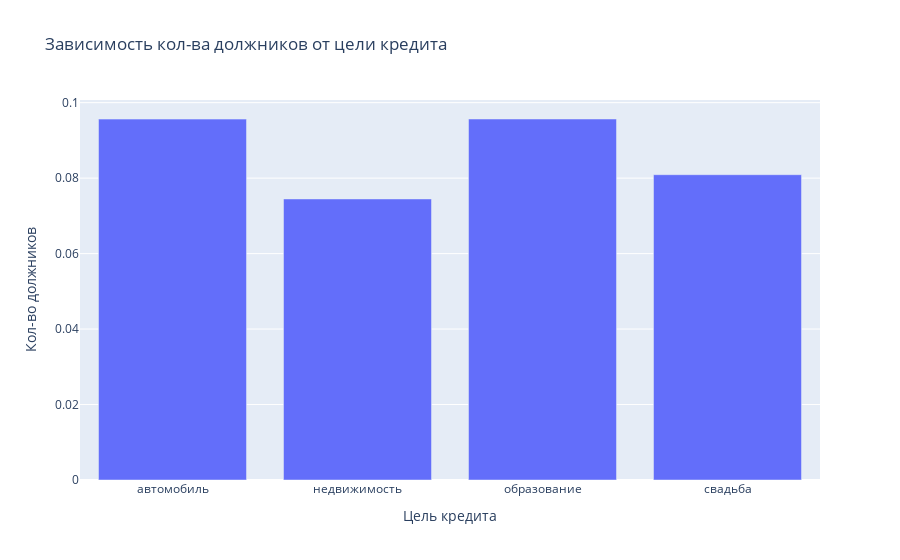

Source (notebook cell):
### Code cell
px.bar(group_purpose.reset_index(), x='category_purpose', y='mean', title='Зависимость кол-ва должников от цели кредита',
      labels={'category_purpose': 'Цель кредита', 'mean': 'Кол-во должников'})

### Figure 1 — Plotly figure (JSON) as saved in the notebook; plotly's stock layout.template omitted (floating-point values rounded to 4 significant figures)
{"data": [{"alignmentgroup": "True", "hovertemplate": "Цель кредита=%{x}<br>Кол-во должников=%{y}<extra></extra>", "legendgroup": "", "marker": {"color": "#636efa"}, "name": "", "offsetgroup": "", "orientation": "v", "showlegend": false, "textposition": "auto", "type": "bar", "x": ["автомобиль", "недвижимость", "образование", "свадьба"], "xaxis": "x", "y": [0.09564, 0.07449, 0.09567, 0.08091], "yaxis": "y"}], "layout": {"barmode": "relative", "legend": {"tracegroupgap": 0}, "title": {"text": "Зависимость кол-ва должников от цели кредита"}, "xaxis": {"anchor": "y", "domain": [0, 1], "title": {"text": "Цель кредита"}}, "yaxis": {"anchor": "x", "domain": [0, 1], "title": {"text": "Кол-во должников"}}}}
